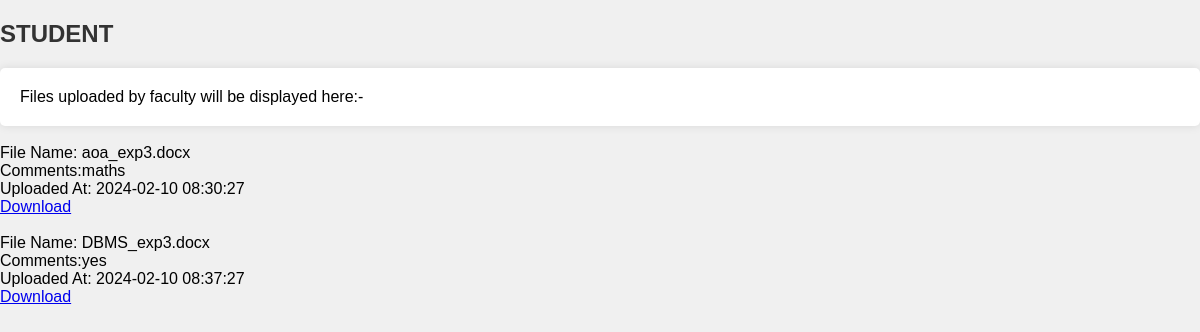
/student.php, run on the app's committed database.
### tables this page shows
CREATE TABLE `maths` (
  `id` int(100) NOT NULL,
  `name` varchar(255) NOT NULL,
  `comment` varchar(500) NOT NULL,
  `size` int(100) NOT NULL,
  `type` varchar(255) NOT NULL,
  `path` varchar(255) NOT NULL,
  `uploaded at` timestamp NOT NULL DEFAULT current_timestamp()
);

### student.php (the view, shortened to what this page needs)
<!DOCTYPE html>
<html>
<head>
</head>
<body>
    <h2>STUDENT</h2>
    <div id="fileList">
        Files uploaded by faculty will be displayed here:-
    </div><br>
</body>
</html>
<?php
$conn = new mysqli("localhost", "root", "", "log");
$sql = "SELECT * FROM maths";
$result = $conn->query($sql);
if ($result->num_rows > 0) {
    while ($row = $result->fetch_assoc()) {
        echo "File Name: " . $row["name"] . "<br>";
        echo "Comments:" .$row["comment"] . "<br>";
        echo "Uploaded At: " . $row["uploaded at"] . "<br>";
        echo "<a href='" . $row["path"] . "' target='_blank'>Download</a><br><br>";
    }
} else {
    echo "No files uploaded by faculty.";
}
?>

### student.php (style rules this page uses)
body { font-family: Arial, sans-serif; background-color: #f0f0f0; margin: 0; padding: 0; }
h2 { color: #333; }
#fileList { margin-top: 20px; padding: 20px; background-color: #fff; border-radius: 5px; box-shadow: 0 0 10px rgba(0, 0, 0, 0.1); }

### data on the page
maths: name "aoa_exp3.docx", comment "maths", uploaded at "2024-02-10 08:30:27"
maths: name "DBMS_exp3.docx", comment "yes", uploaded at "2024-02-10 08:37:27"
